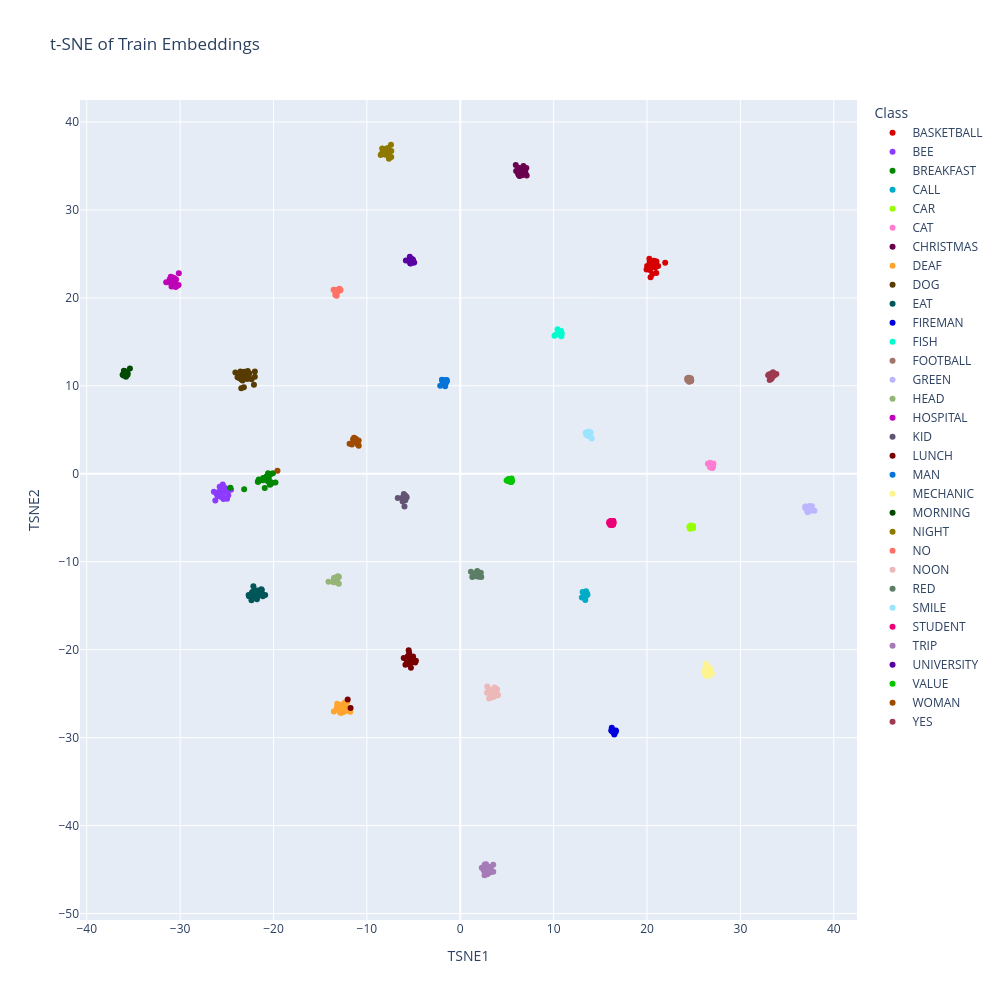

Write notebook code for a chart like this one.
### Code cell
embeddings = train["embeddings"]
labels = train["labels"]
id_to_label = train["id_to_label"]

class_names = [id_to_label[label] for label in labels]

tsne = TSNE(
    n_components=2,
    perplexity=30,
    learning_rate="auto",
    init="pca",
    random_state=42
)

embeddings_2d = tsne.fit_transform(embeddings)

df = pd.DataFrame({
    "TSNE1": embeddings_2d[:, 0],
    "TSNE2": embeddings_2d[:, 1],
    "Class": class_names
})

palette_100 = cc.glasbey[:100]

fig = px.scatter(
    df,
    x="TSNE1",
    y="TSNE2",
    color="Class",
    title="t-SNE of Train Embeddings",
    width=1000,
    height=1000,
    color_discrete_sequence=palette_100
)

fig.show()

### Figure 1 — Plotly figure (JSON) as saved in the notebook; plotly's stock layout.template omitted (floating-point values rounded to 4 significant figures)
{"data": [{"hovertemplate": "Class=BASKETBALL<br>TSNE1=%{x}<br>TSNE2=%{y}<extra></extra>", "legendgroup": "BASKETBALL", "marker": {"color": "#d60000", "symbol": "circle"}, "mode": "markers", "name": "BASKETBALL", "orientation": "v", "showlegend": true, "type": "scatter", "x": [20.99, 20.28, 20.48, 20.57, 21.02, 20.31, 21.95, 20.58, 20.49, 20.01, 20.25, 20.82, 20.49, 20.88, 20.5, 20.75, 20.48, 21.19, 20.84, 20.63, 21.0, 20.68, 20.52, 20.58, 20.38, 20.8, 20.36, 21.0, 20.54, 20.71, 20.92, 20.42, 20.75, 19.95], "xaxis": "x", "y": [22.83, 24.08, 23.73, 24.11, 23.59, 23.17, 23.99, 23.55, 23.5, 23.61, 24.44, 23.78, 23.57, 23.46, 23.56, 24.08, 24.01, 23.63, 23.67, 23.77, 24.13, 24.05, 23.62, 22.72, 22.33, 23.65, 23.66, 24.12, 23.46, 24.04, 23.71, 23.97, 24.21, 23.23], "yaxis": "y"}, {"hovertemplate": "Class=BEE<br>TSNE1=%{x}<br>TSNE2=%{y}<extra></extra>", "legendgroup": "BEE", "marker": {"color": "#8c3bff", "symbol": "circle"}, "mode": "markers", "name": "BEE", "orientation": "v", "showlegend": true, "type": "scatter", "x": [-24.98, -25.37, -25.64, -25.57, -25.65, -25.68, -25.62, -25.16, -26.12, -25.25, -25.09, -26.23, -25.99, -25.29, -25.99, -25.38, -25.24, -25.77, -25.08, -24.92, -26.39, -24.54, -24.92, -25.74, -25.31, -25.44, -24.84, -25.48, -25.61, -25.44], "xaxis": "x", "y": [-2.829, -2.878, -2.377, -2.082, -2.506, -1.836, -2.265, -1.917, -2.242, -1.672, -1.884, -3.053, -2.554, -1.93, -2.138, -1.685, -1.923, -1.49, -1.685, -1.849, -2.056, -1.821, -2.019, -2.38, -1.537, -1.21, -2.439, -1.666, -2.64, -2.383], "yaxis": "y"}, {"hovertemplate": "Class=BREAKFAST<br>TSNE1=%{x}<br>TSNE2=%{y}<extra></extra>", "legendgroup": "BREAKFAST", "marker": {"color": "#018700", "symbol": "circle"}, "mode": "markers", "name": "BREAKFAST", "orientation": "v", "showlegend": true, "type": "scatter", "x": [-20.59, -21.08, -20.35, -20.26, -24.62, -20.27, -21.17, -20.43, -23.14, -20.39, -20.91, -20.52, -20.33, -21.68, -20.46, -20.41, -19.79, -20.54, -20.81, -20.81, -21.64, -20.94, -20.06, -20.3, -20.75, -20.15, -20.69, -21.11, -21.58, -20.67], "xaxis": "x", "y": [0.05132, -0.5769, -1.161, -0.02669, -1.585, -1.133, -0.7247, -0.9917, -1.75, -1.237, -0.4603, -0.4796, -1.067, -0.9, -0.1488, -1.082, -0.9966, -0.6926, -0.3867, -0.5117, -0.9187, -1.604, 0.05977, -0.9773, -0.3039, -1.01, -0.7894, -0.4789, -0.6654, -0.3445], "yaxis": "y"}, {"hovertemplate": "Class=CALL<br>TSNE1=%{x}<br>TSNE2=%{y}<extra></extra>", "legendgroup": "CALL", "marker": {"color": "#00acc6", "symbol": "circle"}, "mode": "markers", "name": "CALL", "orientation": "v", "showlegend": true, "type": "scatter", "x": [13.02, 13.29, 13.63, 13.44, 13.26, 13.48, 13.49, 13.54, 13.52, 13.45, 13.53, 13.47, 13.27, 13.49, 13.44, 13.53, 13.39, 13.33, 13.11, 13.43, 13.39, 13.55], "xaxis": "x", "y": [-14.07, -13.91, -13.74, -13.88, -13.9, -13.71, -13.78, -13.64, -13.66, -13.85, -13.6, -13.35, -13.65, -13.76, -13.91, -13.71, -13.77, -13.97, -13.44, -13.8, -14.34, -13.59], "yaxis": "y"}, {"hovertemplate": "Class=CAR<br>TSNE1=%{x}<br>TSNE2=%{y}<extra></extra>", "legendgroup": "CAR", "marker": {"color": "#97ff00", "symbol": "circle"}, "mode": "markers", "name": "CAR", "orientation": "v", "showlegend": true, "type": "scatter", "x": [24.89, 24.78, 24.73, 24.74, 24.85, 24.53, 24.6, 24.86, 24.86, 24.79, 24.68, 24.93, 24.68, 24.78, 24.74, 24.85, 24.89, 24.83, 24.88, 24.7, 24.93, 24.76], "xaxis": "x", "y": [-6.138, -5.995, -6.083, -6.066, -6.085, -6.032, -6.246, -5.961, -5.983, -6.121, -5.921, -5.928, -6.134, -6.02, -5.883, -6.036, -6.017, -6.041, -6.132, -5.999, -6.199, -5.992], "yaxis": "y"}, {"hovertemplate": "Class=CAT<br>TSNE1=%{x}<br>TSNE2=%{y}<extra></extra>", "legendgroup": "CAT", "marker": {"color": "#ff7ed1", "symbol": "circle"}, "mode": "markers", "name": "CAT", "orientation": "v", "showlegend": true, "type": "scatter", "x": [26.99, 26.96, 26.94, 27.01, 26.9, 27.01, 27.11, 26.98, 26.88, 27.06, 26.74, 26.76, 26.98, 26.72, 27.06, 26.81, 26.92, 26.86, 27.0, 26.74, 27.0, 27.09, 27.07, 26.52], "xaxis": "x", "y": [0.7128, 1.078, 0.7431, 1.041, 1.011, 0.7314, 1.16, 0.7673, 0.886, 0.7881, 1.265, 0.7548, 1.091, 0.9086, 0.943, 0.7419, 0.7372, 0.935, 0.8077, 0.946, 0.6692, 0.9627, 1.047, 1.146], "yaxis": "y"}, {"hovertemplate": "Class=CHRISTMAS<br>TSNE1=%{x}<br>TSNE2=%{y}<extra></extra>", "legendgroup": "CHRISTMAS", "marker": {"color": "#6b004f", "symbol": "circle"}, "mode": "markers", "name": "CHRISTMAS", "orientation": "v", "showlegend": true, "type": "scatter", "x": [7.114, 7.078, 6.604, 5.943, 6.216, 6.503, 6.627, 6.339, 6.75, 6.325, 6.898, 6.727, 6.53, 6.334, 6.847, 6.206, 5.981, 6.551, 6.251, 6.408, 6.766, 6.411, 6.216, 6.97, 6.583, 6.544, 6.391, 6.828, 6.621, 6.291], "xaxis": "x", "y": [33.91, 34.76, 34.7, 35.11, 34.16, 34.23, 34.32, 33.94, 34.22, 33.9, 34.22, 34.06, 34.69, 33.88, 34.33, 34.8, 34.43, 34.71, 34.34, 34.03, 34.98, 33.91, 34.06, 34.24, 34.51, 34.36, 34.39, 34.42, 33.95, 34.24], "yaxis": "y"}, {"hovertemplate": "Class=DEAF<br>TSNE1=%{x}<br>TSNE2=%{y}<extra></extra>", "legendgroup": "DEAF", "marker": {"color": "#ffa52f", "symbol": "circle"}, "mode": "markers", "name": "DEAF", "orientation": "v", "showlegend": true, "type": "scatter", "x": [-12.48, -12.35, -12.57, -12.94, -12.88, -11.78, -12.71, -12.32, -13.18, -12.53, -12.82, -13.19, -12.78, -12.86, -13.22, -13.54, -12.74, -12.96, -13.19, -12.71, -12.21, -12.36, -12.45, -12.27, -12.57, -12.53, -12.77, -13.12, -12.69, -12.09], "xaxis": "x", "y": [-26.81, -26.01, -26.91, -27.03, -26.45, -27.06, -27.0, -26.99, -26.14, -27.01, -26.28, -26.7, -26.52, -27.17, -26.61, -27.03, -26.8, -26.57, -26.51, -27.17, -26.52, -26.88, -26.12, -26.58, -27.07, -27.07, -26.92, -26.77, -26.73, -25.93], "yaxis": "y"}, {"hovertemplate": "Class=DOG<br>TSNE1=%{x}<br>TSNE2=%{y}<extra></extra>", "legendgroup": "DOG", "marker": {"color": "#573b00", "symbol": "circle"}, "mode": "markers", "name": "DOG", "orientation": "v", "showlegend": true, "type": "scatter", "x": [-23.26, -23.3, -23.56, -22.1, -22.86, -22.99, -23.16, -23.33, -23.11, -23.26, -22.69, -23.4, -23.1, -22.85, -22.97, -23.54, -23.18, -23.85, -22.89, -22.0, -22.76, -23.44, -22.61, -22.35, -22.8, -23.31, -23.18, -22.0, -22.62, -23.2, -23.69, -23.45, -24.08, -23.17, -23.11], "xaxis": "x", "y": [11.22, 11.54, 11.15, 10.12, 11.44, 11.26, 10.88, 11.46, 11.22, 11.15, 11.13, 11.2, 11.6, 10.96, 11.38, 11.62, 11.41, 10.97, 11.47, 11.02, 11.68, 10.73, 11.42, 10.75, 10.76, 10.62, 9.83, 11.64, 11.39, 11.41, 10.88, 9.712, 11.51, 10.96, 11.51], "yaxis": "y"}, {"hovertemplate": "Class=EAT<br>TSNE1=%{x}<br>TSNE2=%{y}<extra></extra>", "legendgroup": "EAT", "marker": {"color": "#005659", "symbol": "circle"}, "mode": "markers", "name": "EAT", "orientation": "v", "showlegend": true, "type": "scatter", "x": [-21.76, -20.89, -22.62, -21.31, -22.24, -22.17, -22.32, -22.07, -21.6, -21.83, -21.62, -22.21, -22.16, -21.97, -21.15, -21.25, -22.09, -22.31, -21.42, -21.78, -21.72, -21.63, -21.92, -21.7, -21.2, -22.11, -22.67, -22.36, -21.7, -21.57], "xaxis": "x", "y": [-13.77, -13.77, -13.91, -13.12, -13.42, -13.58, -13.81, -14.05, -13.28, -13.26, -13.54, -13.9, -12.78, -13.96, -13.92, -13.22, -13.56, -13.54, -13.79, -14.27, -13.5, -13.76, -13.54, -13.9, -13.66, -13.72, -13.78, -14.38, -13.75, -13.78], "yaxis": "y"}, {"hovertemplate": "Class=FIREMAN<br>TSNE1=%{x}<br>TSNE2=%{y}<extra></extra>", "legendgroup": "FIREMAN", "marker": {"color": "#0000dd", "symbol": "circle"}, "mode": "markers", "name": "FIREMAN", "orientation": "v", "showlegend": true, "type": "scatter", "x": [16.43, 16.22, 16.5, 16.35, 16.51, 16.55, 16.26, 16.67, 16.53, 16.53, 16.66, 16.49, 16.39, 16.57, 16.29, 16.51, 16.27, 16.27, 16.27, 16.31, 16.17, 16.4, 16.51], "xaxis": "x", "y": [-29.34, -28.88, -29.63, -29.27, -29.46, -29.21, -29.2, -29.18, -29.39, -29.44, -29.3, -29.51, -29.29, -29.4, -29.29, -29.32, -29.28, -29.23, -29.2, -29.12, -29.2, -29.4, -29.44], "yaxis": "y"}, {"hovertemplate": "Class=FISH<br>TSNE1=%{x}<br>TSNE2=%{y}<extra></extra>", "legendgroup": "FISH", "marker": {"color": "#00fdcf", "symbol": "circle"}, "mode": "markers", "name": "FISH", "orientation": "v", "showlegend": true, "type": "scatter", "x": [10.6, 10.55, 10.83, 10.43, 10.2, 10.79, 10.73, 10.63, 10.09, 10.68, 10.57, 10.44, 10.65, 10.87, 10.46, 10.63, 10.63, 10.6, 10.78, 10.8, 10.75, 10.59, 10.63, 10.51], "xaxis": "x", "y": [15.96, 16.14, 15.65, 16.41, 15.8, 16.09, 16.07, 15.98, 15.7, 16.11, 16.0, 16.41, 15.96, 15.99, 15.99, 15.98, 16.0, 16.03, 15.69, 16.24, 15.99, 16.06, 15.98, 16.05], "yaxis": "y"}, {"hovertemplate": "Class=FOOTBALL<br>TSNE1=%{x}<br>TSNE2=%{y}<extra></extra>", "legendgroup": "FOOTBALL", "marker": {"color": "#a17569", "symbol": "circle"}, "mode": "markers", "name": "FOOTBALL", "orientation": "v", "showlegend": true, "type": "scatter", "x": [24.71, 24.42, 24.71, 24.57, 24.51, 24.68, 24.52, 24.68, 24.66, 24.73, 24.72, 24.67, 24.33, 24.51, 24.3, 24.44, 24.71, 24.66, 24.72, 24.68, 24.63, 24.68, 24.58], "xaxis": "x", "y": [10.75, 10.65, 10.74, 10.79, 10.46, 10.64, 10.66, 10.74, 10.65, 10.59, 10.64, 10.85, 10.63, 10.51, 10.83, 10.91, 10.71, 10.66, 10.57, 10.8, 10.51, 10.73, 10.87], "yaxis": "y"}, {"hovertemplate": "Class=GREEN<br>TSNE1=%{x}<br>TSNE2=%{y}<extra></extra>", "legendgroup": "GREEN", "marker": {"color": "#bcb6ff", "symbol": "circle"}, "mode": "markers", "name": "GREEN", "orientation": "v", "showlegend": true, "type": "scatter", "x": [37.2, 37.42, 36.96, 37.37, 37.65, 37.35, 37.24, 37.43, 37.2, 37.93, 37.27, 37.53, 37.35, 37.17, 36.95, 37.38, 37.27, 37.31, 37.38, 37.64, 36.99, 37.34, 37.44, 37.13], "xaxis": "x", "y": [-4.365, -3.975, -3.881, -3.87, -3.688, -3.879, -3.941, -3.666, -3.777, -4.217, -3.987, -4.161, -3.888, -4.08, -3.758, -4.26, -3.98, -3.994, -3.972, -4.065, -3.708, -3.906, -3.983, -4.109], "yaxis": "y"}, {"hovertemplate": "Class=HEAD<br>TSNE1=%{x}<br>TSNE2=%{y}<extra></extra>", "legendgroup": "HEAD", "marker": {"color": "#95b577", "symbol": "circle"}, "mode": "markers", "name": "HEAD", "orientation": "v", "showlegend": true, "type": "scatter", "x": [-13.52, -13.24, -13.08, -13.31, -13.43, -13.21, -13.21, -13.52, -13.24, -13.2, -13.23, -13.28, -13.23, -13.57, -13.11, -13.0, -13.26, -14.11, -13.01, -13.46, -13.2, -13.57, -13.28, -13.5], "xaxis": "x", "y": [-11.99, -12.02, -11.72, -12.33, -11.99, -11.94, -11.86, -11.94, -11.76, -11.93, -11.88, -11.85, -11.85, -12.2, -11.64, -11.75, -12.18, -12.28, -12.51, -12.02, -12.06, -12.34, -11.82, -11.82], "yaxis": "y"}, {"hovertemplate": "Class=HOSPITAL<br>TSNE1=%{x}<br>TSNE2=%{y}<extra></extra>", "legendgroup": "HOSPITAL", "marker": {"color": "#bf03b8", "symbol": "circle"}, "mode": "markers", "name": "HOSPITAL", "orientation": "v", "showlegend": true, "type": "scatter", "x": [-30.92, -30.71, -31.11, -30.74, -30.74, -30.14, -30.85, -30.79, -30.67, -30.53, -30.87, -30.89, -30.85, -30.99, -30.7, -30.17, -30.53, -31.0, -31.5, -30.75, -30.48, -30.51, -30.92, -31.16, -30.36, -30.44, -30.72, -30.96, -30.54, -30.86], "xaxis": "x", "y": [21.28, 22.28, 22.13, 21.61, 22.18, 22.81, 22.31, 22.26, 22.06, 22.08, 22.12, 22.16, 22.01, 22.01, 21.97, 21.46, 21.94, 22.41, 21.76, 21.88, 21.22, 21.28, 22.25, 21.78, 21.35, 22.09, 21.97, 21.89, 22.14, 22.18], "yaxis": "y"}, {"hovertemplate": "Class=KID<br>TSNE1=%{x}<br>TSNE2=%{y}<extra></extra>", "legendgroup": "KID", "marker": {"color": "#645474", "symbol": "circle"}, "mode": "markers", "name": "KID", "orientation": "v", "showlegend": true, "type": "scatter", "x": [-5.913, -5.877, -6.09, -5.869, -5.905, -5.853, -5.912, -5.873, -5.737, -5.966, -6.044, -5.876, -5.965, -6.256, -5.904, -5.903, -5.828, -6.694, -6.171, -5.945, -6.12, -5.883, -5.974], "xaxis": "x", "y": [-2.667, -2.701, -2.834, -2.659, -2.687, -2.689, -2.482, -2.72, -2.66, -2.855, -2.311, -2.569, -2.742, -2.756, -2.598, -2.703, -2.568, -2.757, -3.167, -2.875, -2.728, -3.006, -3.719], "yaxis": "y"}, {"hovertemplate": "Class=LUNCH<br>TSNE1=%{x}<br>TSNE2=%{y}<extra></extra>", "legendgroup": "LUNCH", "marker": {"color": "#790000", "symbol": "circle"}, "mode": "markers", "name": "LUNCH", "orientation": "v", "showlegend": true, "type": "scatter", "x": [-5.163, -5.317, -12.06, -5.284, -5.552, -5.84, -5.522, -11.75, -5.49, -5.462, -5.217, -5.621, -5.174, -6.056, -4.751, -5.871, -5.697, -5.474, -5.503, -4.825, -5.248, -5.433, -5.399, -5.516, -5.303, -5.631, -5.375, -5.057, -5.638], "xaxis": "x", "y": [-21.26, -21.18, -25.67, -22.05, -21.6, -21.05, -20.06, -26.64, -21.38, -21.26, -21.23, -21.29, -21.44, -20.94, -21.27, -21.7, -21.28, -20.34, -21.52, -21.46, -21.06, -20.91, -21.3, -21.41, -21.29, -20.74, -21.25, -20.79, -21.61], "yaxis": "y"}, {"hovertemplate": "Class=MAN<br>TSNE1=%{x}<br>TSNE2=%{y}<extra></extra>", "legendgroup": "MAN", "marker": {"color": "#0774d8", "symbol": "circle"}, "mode": "markers", "name": "MAN", "orientation": "v", "showlegend": true, "type": "scatter", "x": [-1.564, -1.564, -1.749, -1.628, -1.618, -1.587, -1.533, -1.552, -1.862, -1.561, -1.959, -1.681, -1.522, -1.494, -2.146, -1.957, -1.694, -1.738, -1.459, -1.447, -1.526, -1.739, -1.592, -1.459], "xaxis": "x", "y": [10.3, 10.36, 10.38, 10.62, 9.944, 10.59, 10.62, 10.64, 10.48, 10.41, 10.67, 10.49, 10.47, 10.47, 10.02, 10.68, 10.39, 10.43, 10.53, 10.67, 10.53, 10.19, 10.56, 10.51], "yaxis": "y"}, {"hovertemplate": "Class=MECHANIC<br>TSNE1=%{x}<br>TSNE2=%{y}<extra></extra>", "legendgroup": "MECHANIC", "marker": {"color": "#fdf490", "symbol": "circle"}, "mode": "markers", "name": "MECHANIC", "orientation": "v", "showlegend": true, "type": "scatter", "x": [26.16, 26.8, 26.36, 26.73, 26.27, 26.32, 26.14, 26.28, 26.75, 26.42, 26.64, 26.79, 26.21, 26.94, 26.11, 26.66, 26.79, 26.18, 26.57, 26.71, 26.31, 26.29, 26.58, 26.71, 26.54, 26.5, 26.32, 26.29, 26.71, 26.69], "xaxis": "x", "y": [-22.46, -22.39, -22.16, -22.29, -22.4, -22.49, -22.31, -21.59, -22.36, -22.22, -22.96, -22.78, -22.39, -22.72, -22.53, -22.29, -22.21, -22.56, -22.69, -22.49, -22.9, -22.58, -22.0, -22.37, -22.89, -22.3, -22.79, -22.97, -22.29, -22.83], "yaxis": "y"}, {"hovertemplate": "Class=MORNING<br>TSNE1=%{x}<br>TSNE2=%{y}<extra></extra>", "legendgroup": "MORNING", "marker": {"color": "#004b00", "symbol": "circle"}, "mode": "markers", "name": "MORNING", "orientation": "v", "showlegend": true, "type": "scatter", "x": [-35.95, -36.06, -35.85, -35.99, -36.16, -35.99, -35.89, -35.88, -35.91, -35.63, -36.04, -36.02, -35.96, -35.99, -35.8, -35.98, -35.95, -35.81, -36.0, -35.67, -35.38, -35.63, -35.97, -36.02], "xaxis": "x", "y": [11.5, 11.21, 11.19, 11.35, 11.25, 11.37, 11.6, 11.51, 11.56, 11.25, 11.17, 11.57, 11.4, 11.39, 11.04, 11.59, 11.48, 11.28, 11.4, 11.5, 11.96, 11.42, 11.68, 11.71], "yaxis": "y"}, {"hovertemplate": "Class=NIGHT<br>TSNE1=%{x}<br>TSNE2=%{y}<extra></extra>", "legendgroup": "NIGHT", "marker": {"color": "#8e7900", "symbol": "circle"}, "mode": "markers", "name": "NIGHT", "orientation": "v", "showlegend": true, "type": "scatter", "x": [-7.868, -8.286, -7.699, -7.869, -8.26, -7.793, -8.36, -7.39, -8.249, -8.175, -8.52, -7.77, -7.966, -8.115, -7.641, -7.974, -7.836, -8.12, -7.703, -8.033, -7.806, -7.904, -7.84, -8.441, -8.322, -7.857, -7.8, -7.387, -7.99, -7.421], "xaxis": "x", "y": [36.84, 36.56, 37.04, 36.61, 36.35, 36.53, 36.99, 36.01, 36.5, 36.34, 36.24, 36.76, 36.73, 36.38, 35.82, 36.26, 36.72, 36.63, 36.4, 36.38, 37.0, 36.32, 36.69, 36.35, 36.51, 36.79, 36.7, 36.69, 36.93, 37.41], "yaxis": "y"}, {"hovertemplate": "Class=NO<br>TSNE1=%{x}<br>TSNE2=%{y}<extra></extra>", "legendgroup": "NO", "marker": {"color": "#ff7266", "symbol": "circle"}, "mode": "markers", "name": "NO", "orientation": "v", "showlegend": true, "type": "scatter", "x": [-13.21, -13.23, -13.26, -13.38, -12.94, -13.21, -13.41, -13.23, -12.95, -12.94, -13.21, -13.14, -13.0, -13.11, -13.36, -13.27, -13.36, -13.29, -12.82, -12.95, -12.88, -13.0, -13.57], "xaxis": "x", "y": [20.9, 20.89, 20.58, 20.32, 21.04, 20.8, 20.82, 20.25, 20.95, 20.82, 20.85, 20.85, 20.93, 20.93, 20.68, 20.87, 20.73, 20.88, 20.88, 20.84, 20.86, 20.94, 20.92], "yaxis": "y"}, {"hovertemplate": "Class=NOON<br>TSNE1=%{x}<br>TSNE2=%{y}<extra></extra>", "legendgroup": "NOON", "marker": {"color": "#edb8b8", "symbol": "circle"}, "mode": "markers", "name": "NOON", "orientation": "v", "showlegend": true, "type": "scatter", "x": [3.266, 3.506, 3.963, 3.748, 3.239, 3.936, 3.825, 2.886, 3.434, 3.524, 4.037, 3.798, 3.538, 3.65, 3.3, 3.707, 3.393, 2.967, 3.393, 3.436, 2.867, 3.656, 3.678, 3.741, 3.98, 3.082, 3.547, 3.66, 3.602], "xaxis": "x", "y": [-24.95, -24.71, -25.2, -25.0, -24.57, -24.51, -24.74, -24.2, -25.19, -25.32, -25.15, -24.72, -24.7, -24.63, -24.65, -24.96, -24.78, -24.77, -25.08, -25.42, -24.9, -24.8, -24.31, -24.86, -25.13, -25.55, -24.78, -24.61, -25.32], "yaxis": "y"}, {"hovertemplate": "Class=RED<br>TSNE1=%{x}<br>TSNE2=%{y}<extra></extra>", "legendgroup": "RED", "marker": {"color": "#5d7e66", "symbol": "circle"}, "mode": "markers", "name": "RED", "orientation": "v", "showlegend": true, "type": "scatter", "x": [1.815, 1.53, 1.864, 1.811, 2.123, 1.287, 1.706, 1.845, 1.749, 1.765, 1.85, 2.198, 1.767, 1.655, 1.899, 2.054, 1.727, 1.143, 1.969, 1.723, 2.251, 1.87, 1.803, 1.752], "xaxis": "x", "y": [-11.06, -11.58, -11.29, -11.32, -11.47, -11.73, -11.59, -11.34, -11.23, -11.24, -11.31, -11.25, -11.28, -11.36, -11.26, -11.43, -11.66, -11.13, -11.71, -11.29, -11.74, -11.41, -11.52, -11.4], "yaxis": "y"}, {"hovertemplate": "Class=SMILE<br>TSNE1=%{x}<br>TSNE2=%{y}<extra></extra>", "legendgroup": "SMILE", "marker": {"color": "#9ae4ff", "symbol": "circle"}, "mode": "markers", "name": "SMILE", "orientation": "v", "showlegend": true, "type": "scatter", "x": [13.86, 13.68, 13.71, 13.47, 13.91, 13.82, 13.86, 13.67, 13.62, 13.59, 13.53, 13.72, 13.88, 13.64, 13.43, 13.58, 13.66, 14.08, 13.7, 13.95, 13.72, 13.72, 13.62, 13.79], "xaxis": "x", "y": [4.526, 4.393, 4.461, 4.511, 4.652, 4.588, 4.546, 4.61, 4.574, 4.393, 4.685, 4.81, 4.699, 4.568, 4.654, 4.572, 4.531, 4.008, 4.321, 4.698, 4.661, 4.308, 4.51, 4.392], "yaxis": "y"}, {"hovertemplate": "Class=STUDENT<br>TSNE1=%{x}<br>TSNE2=%{y}<extra></extra>", "legendgroup": "STUDENT", "marker": {"color": "#eb0077", "symbol": "circle"}, "mode": "markers", "name": "STUDENT", "orientation": "v", "showlegend": true, "type": "scatter", "x": [16.39, 16.08, 16.31, 16.37, 16.18, 16.32, 16.11, 16.2, 16.14, 16.07, 16.17, 16.26, 16.44, 16.3, 16.36, 16.3, 16.37, 15.95, 16.22, 16.27, 15.95, 16.27, 16.29], "xaxis": "x", "y": [-5.376, -5.358, -5.785, -5.374, -5.582, -5.501, -5.42, -5.7, -5.693, -5.813, -5.541, -5.548, -5.577, -5.771, -5.654, -5.807, -5.776, -5.629, -5.594, -5.698, -5.495, -5.561, -5.508], "yaxis": "y"}, {"hovertemplate": "Class=TRIP<br>TSNE1=%{x}<br>TSNE2=%{y}<extra></extra>", "legendgroup": "TRIP", "marker": {"color": "#a57bb8", "symbol": "circle"}, "mode": "markers", "name": "TRIP", "orientation": "v", "showlegend": true, "type": "scatter", "x": [2.615, 2.749, 2.499, 3.525, 2.652, 3.168, 2.584, 2.772, 3.255, 2.62, 2.673, 2.898, 2.577, 3.046, 2.599, 3.272, 2.899, 3.044, 2.542, 2.663, 3.536, 2.909, 2.303, 2.875, 2.895, 2.982, 2.617, 3.106, 2.671, 2.975, 2.599], "xaxis": "x", "y": [-44.74, -45.03, -45.06, -44.45, -45.23, -45.32, -45.03, -44.4, -45.24, -45.27, -44.61, -45.32, -44.92, -44.89, -45.14, -44.74, -45.54, -44.71, -44.96, -44.66, -45.25, -44.65, -44.79, -44.82, -45.4, -44.71, -44.43, -44.84, -45.3, -44.98, -45.65], "yaxis": "y"}, {"hovertemplate": "Class=UNIVERSITY<br>TSNE1=%{x}<br>TSNE2=%{y}<extra></extra>", "legendgroup": "UNIVERSITY", "marker": {"color": "#5900a3", "symbol": "circle"}, "mode": "markers", "name": "UNIVERSITY", "orientation": "v", "showlegend": true, "type": "scatter", "x": [-5.286, -5.314, -5.324, -5.242, -5.199, -5.31, -5.397, -5.297, -5.155, -5.061, -5.223, -5.304, -5.325, -5.219, -5.157, -5.416, -5.825, -5.036, -4.93, -5.155, -5.402, -5.214, -5.176, -5.364], "xaxis": "x", "y": [23.98, 23.91, 24.31, 24.19, 24.06, 24.2, 24.34, 24.23, 24.27, 24.33, 24.07, 24.26, 24.15, 24.07, 24.09, 24.37, 24.26, 24.02, 24.03, 24.28, 24.68, 24.39, 24.41, 23.94], "yaxis": "y"}, {"hovertemplate": "Class=VALUE<br>TSNE1=%{x}<br>TSNE2=%{y}<extra></extra>", "legendgroup": "VALUE", "marker": {"color": "#03c600", "symbol": "circle"}, "mode": "markers", "name": "VALUE", "orientation": "v", "showlegend": true, "type": "scatter", "x": [5.285, 5.168, 5.318, 5.439, 5.241, 5.486, 5.496, 5.297, 5.498, 5.377, 5.341, 5.515, 5.272, 5.157, 5.283, 5.268, 5.197, 4.965, 5.513, 5.499, 5.127, 5.247, 5.331], "xaxis": "x", "y": [-0.8095, -0.8095, -0.6355, -0.928, -0.6091, -0.7075, -0.9, -0.8384, -0.5504, -0.9179, -0.8008, -0.8133, -0.8256, -0.6416, -0.8134, -0.7745, -0.8508, -0.7646, -0.7984, -0.7986, -0.6148, -0.6544, -0.8199], "yaxis": "y"}, {"hovertemplate": "Class=WOMAN<br>TSNE1=%{x}<br>TSNE2=%{y}<extra></extra>", "legendgroup": "WOMAN", "marker": {"color": "#9e4b00", "symbol": "circle"}, "mode": "markers", "name": "WOMAN", "orientation": "v", "showlegend": true, "type": "scatter", "x": [-11.35, -11.36, -11.24, -11.38, -11.23, -19.58, -11.37, -11.15, -10.97, -11.61, -10.87, -11.14, -11.19, -11.48, -11.27, -11.19, -11.15, -11.23, -11.33, -11.26, -11.86, -11.34, -11.11, -10.88], "xaxis": "x", "y": [3.795, 3.693, 3.687, 3.764, 3.659, 0.3541, 4.084, 3.777, 3.319, 3.314, 3.185, 3.732, 3.992, 3.923, 3.748, 3.818, 3.738, 3.64, 3.779, 3.703, 3.403, 3.757, 3.624, 3.785], "yaxis": "y"}, {"hovertemplate": "Class=YES<br>TSNE1=%{x}<br>TSNE2=%{y}<extra></extra>", "legendgroup": "YES", "marker": {"color": "#9c3b4f", "symbol": "circle"}, "mode": "markers", "name": "YES", "orientation": "v", "showlegend": true, "type": "scatter", "x": [33.14, 33.33, 33.41, 32.98, 33.28, 33.25, 33.18, 33.16, 33.3, 33.32, 33.85, 33.36, 33.63, 33.39, 33.39, 33.07, 33.21, 33.39, 33.25, 33.15, 33.42, 33.39, 33.5], "xaxis": "x", "y": [10.67, 11.13, 11.24, 11.21, 11.1, 11.03, 11.13, 11.31, 10.79, 11.32, 11.34, 11.39, 11.17, 11.18, 10.92, 11.27, 11.27, 11.17, 11.17, 11.2, 11.26, 11.08, 11.55], "yaxis": "y"}], "layout": {"height": 1000, "legend": {"title": {"text": "Class"}, "tracegroupgap": 0}, "title": {"text": "t-SNE of Train Embeddings"}, "width": 1000, "xaxis": {"anchor": "y", "domain": [0, 1], "title": {"text": "TSNE1"}}, "yaxis": {"anchor": "x", "domain": [0, 1], "title": {"text": "TSNE2"}}}}
